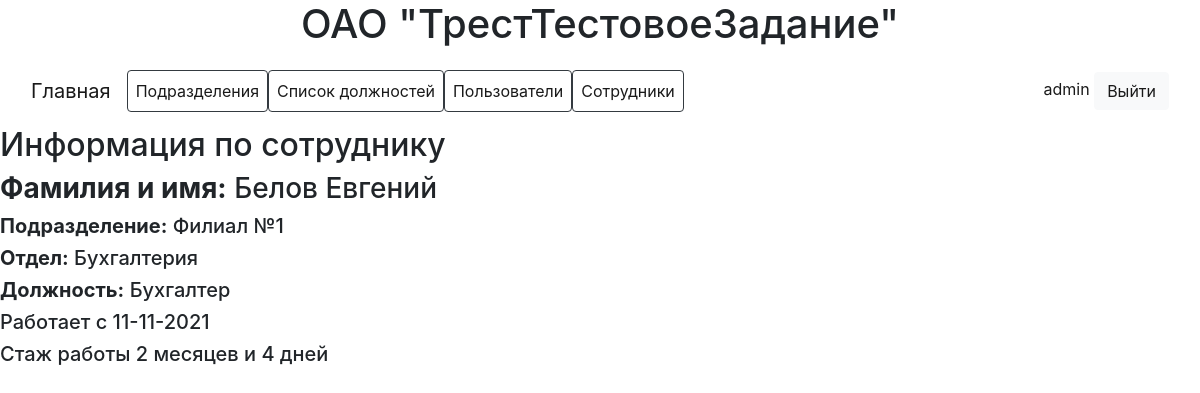
Screenshot of /emplooyees/detail/25 (signed in) with the database file from the repository.
### employees/models.py (models this page shows, shortened)
class AdvUser(AbstractUser):
    employee = models.ForeignKey(Employee, on_delete=models.CASCADE, blank=True, null=True)
    class Meta(AbstractUser.Meta):
        pass

class Employee(models.Model):
    DEPARTMENTS = (
        ('Human Resources Department', 'Отдел кадров'),
        ('Accounting', 'Бухгалтерия'),
        ('Purchase department', 'Отдел снабжения'),
        ('Management', 'Руководство'),
        ('Production and technical department', 'Производственно-технический отдел'),
        ('Foremen', 'Производители работ'),
    )
    f_name = models.CharField(max_length=64)
    l_name = models.CharField(max_length=64)
    subdivision = models.ForeignKey(Subdivision, on_delete=models.CASCADE)
    department = models.CharField(max_length=128, choices=DEPARTMENTS)
    position = models.ForeignKey(Position, on_delete=models.CASCADE)
    employment_date = models.DateField()
    created = models.DateTimeField(auto_now_add=True)
    def work_experience(self):
        today = datetime.date.today()
        exp = today - self.employment_date
        if exp.days < 31:
            return f'{exp.days} дней'
        elif 31 <= exp.days < 365:
            return f'{exp.days // 31} месяцев и {exp.days % 31} дней'
        elif exp.days > 365:
            return f'{exp.days // 365} лет {(exp.days % 365) // 31} месяцев'

class Subdivision(models.Model):
    title = models.CharField(max_length=250)
    address = models.CharField(max_length=250, blank=True, null=True)
    note = models.TextField(blank=True, null=True)
    created = models.DateTimeField(auto_now_add=True)
    def __str__(self):
        return self.title

class Position(models.Model):
    title = models.CharField(max_length=64)
    def __str__(self):
        return self.title

### employees/views.py (the view)
# urls.py: path('emplooyees/detail/<int:pk>', views.EmployeeDetail.as_view(), name='employee_detail'),
class EmployeeDetail(LoginRequiredMixin, DetailView):
    model = Employee

### employees/templates/employees/employee_detail.html (shortened to what this page needs)
{% extends "base.html" %}
{% load bootstrap4 %}
{% block main %}
    <h2>Информация по сотруднику</h2>
    <h3><b>Фамилия и имя:</b> {{ object.l_name }} {{ object.f_name }}</h3>
    <h5><b>Подразделение:</b> {{ object.subdivision }}</h5>
    <h5><b>Отдел:</b> {{ object.get_department_display }}</h5>
    <h5><b>Должность:</b> {{ object.position }}</h5>
    <h5>Работает с {{ object.employment_date|date:"d-m-Y" }}</h5>
    <h5>Стаж работы {{ object.work_experience }}</h5>
{% endblock %}

### employees/templates/base.html (shortened to what this page needs)
{% load bootstrap4 %}
<!DOCTYPE html>
<html lang="en">
<head>
    {% bootstrap_css %}
</head>
<body>
<header class="container">
    <h1 class="text-center">ОАО "ТрестТестовоеЗадание"</h1>
</header>
{% if user.is_authenticated %}
    <nav class="navbar navbar-light navbar-expand-md">
        <div class="container-fluid">
            <a class="navbar-brand" href="{% url "employee:main" %}">Главная</a>
            <div class="collapse navbar-collapse" id="navcol-1">
                <ul class="nav navbar-nav">
                    <li class="nav-item border border-dark rounded">
                        <a class="nav-link active" href="{% url 'employee:subdivisions' %}">Подразделения</a>
                    </li>
                    <li class="nav-item border border-dark rounded">
                        <a class="nav-link active" href="{% url "employee:positions" %}">Список должностей</a>
                    </li>
                    <li class="nav-item border border-dark rounded">
                        <a class="nav-link active" href="{% url "employee:users" %}">Пользователи</a>
                    </li>
                    <li class="nav-item border border-dark rounded">
                        <a class="nav-link active" href="{% url "employee:employees" %}">Сотрудники</a>
                    </li>
                </ul>
                <span class="ml-auto navbar-text actions">
                <a href="#">{{ user.username }}</a>
                <a class="btn btn-light action-button" role="button" href="{% url "employee:logout" %}">Выйти</a>
            </span>
            </div>
        </div>
    </nav>
{% endif %}
{% block main %}
{% endblock %}
</body>

### rows the page displays
AdvUser: username "admin"
Employee: l_name "Белов", f_name "Евгений", subdivision "Филиал №1", department "Бухгалтерия", position "Бухгалтер", employment_date "11-11-2021", work_experience "2 месяцев и 4 дней"
